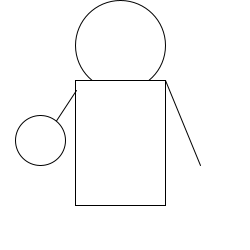
Frame 1 (no input)
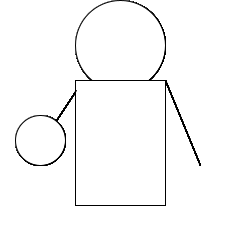
Frame 60 (the mouse pressed at the canvas centre just before this capture)
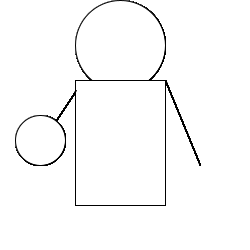
Frame 120 (the mouse held since frame 60 and released just before this capture)

The Processing sketch that drew these frames (run headless with seeded random() and noise(); from frame 60 on, the mouse is pressed at the canvas centre):

// Processing sketch: processing_127290
// ── processing_127290.pde

int counter;

void setup() {  //setup function called initially, only once
  size(250, 250);
  background(255);  //set background white
  colorMode(HSB);   //set colors to Hue, Saturation, Brightness mode
  counter = 0;
}

void draw() {  //draw function loops 

ellipse(120,45,90,90);
rect(75,80,90,125);
line(30,160,76,90);
line(165,80,200,165);
ellipse(40,140,50,50);
 }
